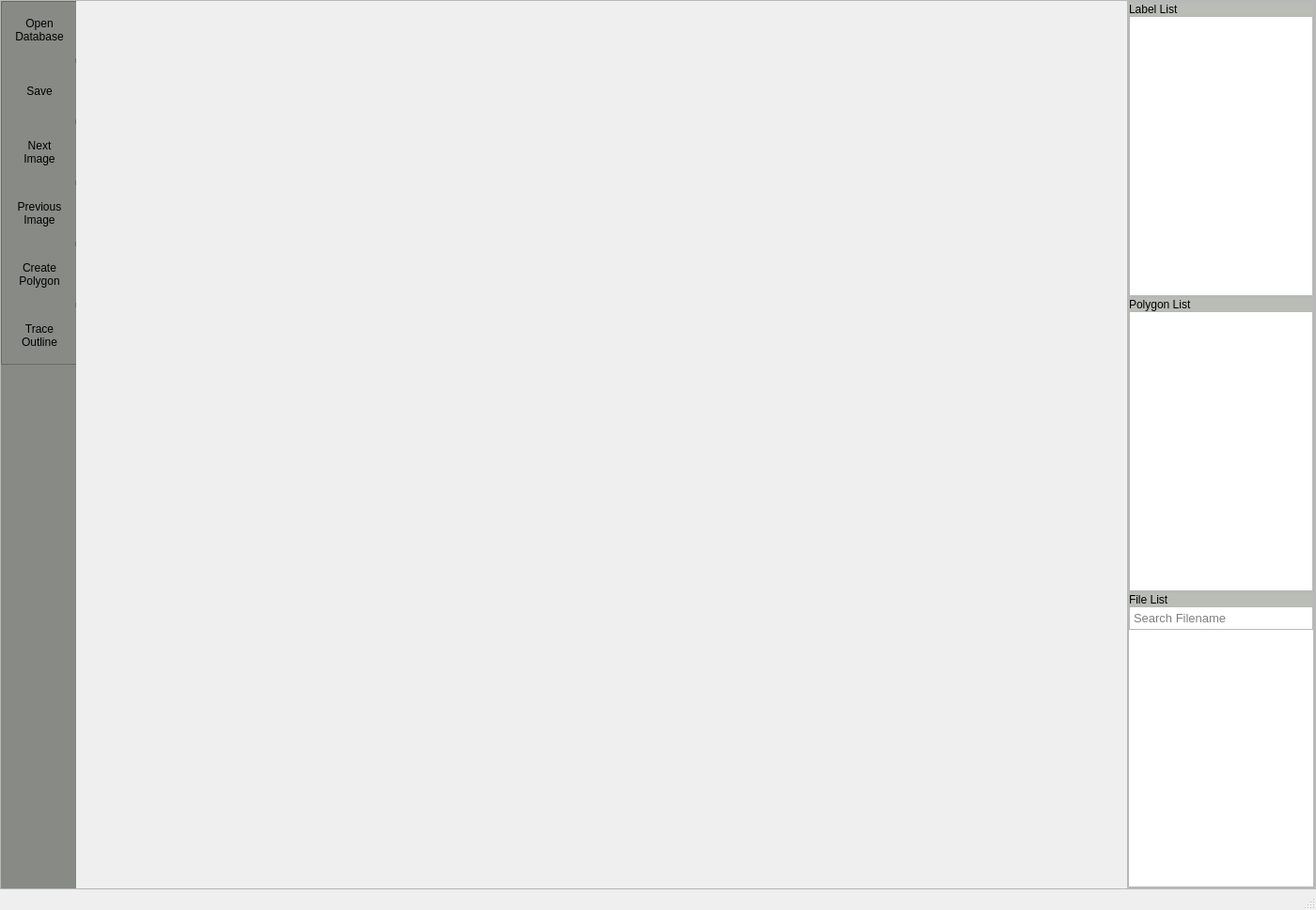
<?xml version="1.0" encoding="UTF-8"?>
<ui version="4.0">
 <class>segLabeling</class>
 <widget class="QMainWindow" name="segLabeling">
  <property name="geometry">
   <rect>
    <x>0</x>
    <y>0</y>
    <width>1400</width>
    <height>968</height>
   </rect>
  </property>
  <property name="windowTitle">
   <string>Segmentation Labeling Tool</string>
  </property>
  <property name="tabShape">
   <enum>QTabWidget::Rounded</enum>
  </property>
  <widget class="QWidget" name="centralwidget">
   <layout class="QVBoxLayout" name="verticalLayout">
    <property name="spacing">
     <number>0</number>
    </property>
    <property name="leftMargin">
     <number>0</number>
    </property>
    <property name="topMargin">
     <number>0</number>
    </property>
    <property name="rightMargin">
     <number>0</number>
    </property>
    <property name="bottomMargin">
     <number>0</number>
    </property>
    <item>
     <widget class="QFrame" name="headerFrame">
      <property name="maximumSize">
       <size>
        <width>16777215</width>
        <height>0</height>
       </size>
      </property>
      <property name="frameShape">
       <enum>QFrame::StyledPanel</enum>
      </property>
      <property name="frameShadow">
       <enum>QFrame::Raised</enum>
      </property>
     </widget>
    </item>
    <item>
     <widget class="QFrame" name="bodyFrame">
      <property name="frameShape">
       <enum>QFrame::StyledPanel</enum>
      </property>
      <property name="frameShadow">
       <enum>QFrame::Raised</enum>
      </property>
      <layout class="QHBoxLayout" name="horizontalLayout">
       <property name="spacing">
        <number>0</number>
       </property>
       <property name="leftMargin">
        <number>0</number>
       </property>
       <property name="topMargin">
        <number>0</number>
       </property>
       <property name="rightMargin">
        <number>0</number>
       </property>
       <property name="bottomMargin">
        <number>0</number>
       </property>
       <item>
        <widget class="QFrame" name="leftMenuColor">
         <property name="maximumSize">
          <size>
           <width>80</width>
           <height>16777215</height>
          </size>
         </property>
         <property name="styleSheet">
          <string notr="true">background-color: rgb(136, 138, 133);</string>
         </property>
         <property name="frameShape">
          <enum>QFrame::NoFrame</enum>
         </property>
         <property name="frameShadow">
          <enum>QFrame::Raised</enum>
         </property>
         <layout class="QVBoxLayout" name="verticalLayout_2">
          <property name="spacing">
           <number>0</number>
          </property>
          <property name="leftMargin">
           <number>0</number>
          </property>
          <property name="topMargin">
           <number>0</number>
          </property>
          <property name="rightMargin">
           <number>0</number>
          </property>
          <property name="bottomMargin">
           <number>0</number>
          </property>
          <item alignment="Qt::AlignTop">
           <widget class="QFrame" name="LefMenuFrame">
            <property name="frameShape">
             <enum>QFrame::StyledPanel</enum>
            </property>
            <property name="frameShadow">
             <enum>QFrame::Raised</enum>
            </property>
            <layout class="QVBoxLayout" name="menuButtonLayout">
             <property name="spacing">
              <number>5</number>
             </property>
             <property name="leftMargin">
              <number>0</number>
             </property>
             <property name="topMargin">
              <number>0</number>
             </property>
             <property name="rightMargin">
              <number>0</number>
             </property>
             <property name="bottomMargin">
              <number>0</number>
             </property>
             <item>
              <widget class="QToolButton" name="openDatabaseButton">
               <property name="minimumSize">
                <size>
                 <width>80</width>
                 <height>60</height>
                </size>
               </property>
               <property name="maximumSize">
                <size>
                 <width>80</width>
                 <height>60</height>
                </size>
               </property>
               <property name="text">
                <string>Open
Database</string>
               </property>
               <property name="icon">
                <iconset resource="icons.qrc">
                 <normaloff>:/icons/icons/folder.png</normaloff>:/icons/icons/folder.png</iconset>
               </property>
               <property name="iconSize">
                <size>
                 <width>20</width>
                 <height>20</height>
                </size>
               </property>
               <property name="toolButtonStyle">
                <enum>Qt::ToolButtonTextUnderIcon</enum>
               </property>
               <property name="autoRaise">
                <bool>true</bool>
               </property>
              </widget>
             </item>
             <item>
              <widget class="QToolButton" name="saveButton">
               <property name="minimumSize">
                <size>
                 <width>80</width>
                 <height>60</height>
                </size>
               </property>
               <property name="maximumSize">
                <size>
                 <width>80</width>
                 <height>60</height>
                </size>
               </property>
               <property name="text">
                <string>Save</string>
               </property>
               <property name="icon">
                <iconset>
                 <normalon>:/icons/icons/diskette.png</normalon>
                </iconset>
               </property>
               <property name="iconSize">
                <size>
                 <width>20</width>
                 <height>20</height>
                </size>
               </property>
               <property name="toolButtonStyle">
                <enum>Qt::ToolButtonTextUnderIcon</enum>
               </property>
               <property name="autoRaise">
                <bool>true</bool>
               </property>
              </widget>
             </item>
             <item>
              <widget class="QToolButton" name="nextImageButton">
               <property name="minimumSize">
                <size>
                 <width>80</width>
                 <height>60</height>
                </size>
               </property>
               <property name="maximumSize">
                <size>
                 <width>80</width>
                 <height>60</height>
                </size>
               </property>
               <property name="text">
                <string>Next
Image</string>
               </property>
               <property name="icon">
                <iconset resource="icons.qrc">
                 <normaloff>:/icons/icons/right-arrow.png</normaloff>:/icons/icons/right-arrow.png</iconset>
               </property>
               <property name="iconSize">
                <size>
                 <width>20</width>
                 <height>20</height>
                </size>
               </property>
               <property name="toolButtonStyle">
                <enum>Qt::ToolButtonTextUnderIcon</enum>
               </property>
               <property name="autoRaise">
                <bool>true</bool>
               </property>
              </widget>
             </item>
             <item>
              <widget class="QToolButton" name="prevImageButton">
               <property name="minimumSize">
                <size>
                 <width>80</width>
                 <height>60</height>
                </size>
               </property>
               <property name="maximumSize">
                <size>
                 <width>80</width>
                 <height>60</height>
                </size>
               </property>
               <property name="text">
                <string>Previous
Image</string>
               </property>
               <property name="icon">
                <iconset resource="icons.qrc">
                 <normaloff>:/icons/icons/left-arrow.png</normaloff>:/icons/icons/left-arrow.png</iconset>
               </property>
               <property name="iconSize">
                <size>
                 <width>20</width>
                 <height>20</height>
                </size>
               </property>
               <property name="toolButtonStyle">
                <enum>Qt::ToolButtonTextUnderIcon</enum>
               </property>
               <property name="autoRaise">
                <bool>true</bool>
               </property>
               <property name="arrowType">
                <enum>Qt::NoArrow</enum>
               </property>
              </widget>
             </item>
             <item>
              <widget class="QToolButton" name="createPolygonButton">
               <property name="minimumSize">
                <size>
                 <width>80</width>
                 <height>60</height>
                </size>
               </property>
               <property name="maximumSize">
                <size>
                 <width>80</width>
                 <height>60</height>
                </size>
               </property>
               <property name="text">
                <string>Create
Polygon</string>
               </property>
               <property name="icon">
                <iconset resource="icons.qrc">
                 <normaloff>:/icons/icons/vector.png</normaloff>:/icons/icons/vector.png</iconset>
               </property>
               <property name="iconSize">
                <size>
                 <width>20</width>
                 <height>20</height>
                </size>
               </property>
               <property name="toolButtonStyle">
                <enum>Qt::ToolButtonTextUnderIcon</enum>
               </property>
               <property name="autoRaise">
                <bool>true</bool>
               </property>
              </widget>
             </item>
             <item>
              <widget class="QToolButton" name="traceOutlineButton">
               <property name="minimumSize">
                <size>
                 <width>80</width>
                 <height>60</height>
                </size>
               </property>
               <property name="maximumSize">
                <size>
                 <width>80</width>
                 <height>60</height>
                </size>
               </property>
               <property name="text">
                <string>Trace
Outline</string>
               </property>
               <property name="icon">
                <iconset resource="icons.qrc">
                 <normaloff>:/icons/icons/polygonal-chain.png</normaloff>:/icons/icons/polygonal-chain.png</iconset>
               </property>
               <property name="iconSize">
                <size>
                 <width>20</width>
                 <height>20</height>
                </size>
               </property>
               <property name="toolButtonStyle">
                <enum>Qt::ToolButtonTextUnderIcon</enum>
               </property>
               <property name="autoRaise">
                <bool>true</bool>
               </property>
              </widget>
             </item>
            </layout>
           </widget>
          </item>
         </layout>
        </widget>
       </item>
       <item>
        <widget class="QFrame" name="centerFrame">
         <property name="styleSheet">
          <string notr="true">border-color: rgb(255, 255, 255);</string>
         </property>
         <property name="frameShape">
          <enum>QFrame::NoFrame</enum>
         </property>
         <property name="frameShadow">
          <enum>QFrame::Raised</enum>
         </property>
         <layout class="QVBoxLayout" name="verticalLayout_7">
          <property name="spacing">
           <number>0</number>
          </property>
          <property name="leftMargin">
           <number>0</number>
          </property>
          <property name="topMargin">
           <number>0</number>
          </property>
          <property name="rightMargin">
           <number>0</number>
          </property>
          <property name="bottomMargin">
           <number>0</number>
          </property>
          <item>
           <widget class="QLabel" name="centerImage">
            <property name="text">
             <string/>
            </property>
           </widget>
          </item>
         </layout>
        </widget>
       </item>
       <item>
        <widget class="QFrame" name="rightMenuFrame">
         <property name="maximumSize">
          <size>
           <width>200</width>
           <height>16777215</height>
          </size>
         </property>
         <property name="frameShape">
          <enum>QFrame::StyledPanel</enum>
         </property>
         <property name="frameShadow">
          <enum>QFrame::Raised</enum>
         </property>
         <layout class="QVBoxLayout" name="verticalLayout_3">
          <property name="spacing">
           <number>0</number>
          </property>
          <property name="leftMargin">
           <number>0</number>
          </property>
          <property name="topMargin">
           <number>0</number>
          </property>
          <property name="rightMargin">
           <number>0</number>
          </property>
          <property name="bottomMargin">
           <number>0</number>
          </property>
          <item>
           <widget class="QFrame" name="labelFrame">
            <property name="minimumSize">
             <size>
              <width>0</width>
              <height>300</height>
             </size>
            </property>
            <property name="frameShape">
             <enum>QFrame::StyledPanel</enum>
            </property>
            <property name="frameShadow">
             <enum>QFrame::Raised</enum>
            </property>
            <layout class="QVBoxLayout" name="verticalLayout_5">
             <property name="spacing">
              <number>0</number>
             </property>
             <property name="leftMargin">
              <number>0</number>
             </property>
             <property name="topMargin">
              <number>0</number>
             </property>
             <property name="rightMargin">
              <number>0</number>
             </property>
             <property name="bottomMargin">
              <number>0</number>
             </property>
             <item>
              <widget class="QLabel" name="labelLabel">
               <property name="styleSheet">
                <string notr="true">background-color: rgb(186, 189, 182);</string>
               </property>
               <property name="text">
                <string>Label List</string>
               </property>
              </widget>
             </item>
             <item>
              <widget class="QListWidget" name="listWidget_2">
               <property name="frameShape">
                <enum>QFrame::StyledPanel</enum>
               </property>
               <property name="frameShadow">
                <enum>QFrame::Sunken</enum>
               </property>
              </widget>
             </item>
            </layout>
           </widget>
          </item>
          <item>
           <widget class="QFrame" name="polyFrame">
            <property name="minimumSize">
             <size>
              <width>0</width>
              <height>300</height>
             </size>
            </property>
            <property name="frameShape">
             <enum>QFrame::StyledPanel</enum>
            </property>
            <property name="frameShadow">
             <enum>QFrame::Raised</enum>
            </property>
            <layout class="QVBoxLayout" name="verticalLayout_6">
             <property name="spacing">
              <number>0</number>
             </property>
             <property name="leftMargin">
              <number>0</number>
             </property>
             <property name="topMargin">
              <number>0</number>
             </property>
             <property name="rightMargin">
              <number>0</number>
             </property>
             <property name="bottomMargin">
              <number>0</number>
             </property>
             <item>
              <widget class="QLabel" name="polyLabel">
               <property name="styleSheet">
                <string notr="true">background-color: rgb(186, 189, 182);</string>
               </property>
               <property name="text">
                <string>Polygon List</string>
               </property>
              </widget>
             </item>
             <item>
              <widget class="QListWidget" name="polyList">
               <property name="frameShape">
                <enum>QFrame::StyledPanel</enum>
               </property>
              </widget>
             </item>
            </layout>
           </widget>
          </item>
          <item>
           <widget class="QFrame" name="fileFrame">
            <property name="minimumSize">
             <size>
              <width>0</width>
              <height>300</height>
             </size>
            </property>
            <property name="frameShape">
             <enum>QFrame::StyledPanel</enum>
            </property>
            <property name="frameShadow">
             <enum>QFrame::Raised</enum>
            </property>
            <layout class="QVBoxLayout" name="verticalLayout_4">
             <property name="spacing">
              <number>0</number>
             </property>
             <property name="leftMargin">
              <number>0</number>
             </property>
             <property name="topMargin">
              <number>0</number>
             </property>
             <property name="rightMargin">
              <number>0</number>
             </property>
             <property name="bottomMargin">
              <number>0</number>
             </property>
             <item>
              <widget class="QLabel" name="fileLabel">
               <property name="styleSheet">
                <string notr="true">background-color: rgb(186, 189, 182);</string>
               </property>
               <property name="text">
                <string>File List</string>
               </property>
              </widget>
             </item>
             <item>
              <widget class="QTextEdit" name="fileSearch">
               <property name="sizePolicy">
                <sizepolicy hsizetype="Fixed" vsizetype="Fixed">
                 <horstretch>0</horstretch>
                 <verstretch>0</verstretch>
                </sizepolicy>
               </property>
               <property name="maximumSize">
                <size>
                 <width>16777215</width>
                 <height>25</height>
                </size>
               </property>
               <property name="font">
                <font>
                 <pointsize>10</pointsize>
                 <kerning>true</kerning>
                </font>
               </property>
               <property name="frameShadow">
                <enum>QFrame::Sunken</enum>
               </property>
               <property name="lineWidth">
                <number>0</number>
               </property>
               <property name="verticalScrollBarPolicy">
                <enum>Qt::ScrollBarAlwaysOff</enum>
               </property>
               <property name="horizontalScrollBarPolicy">
                <enum>Qt::ScrollBarAlwaysOff</enum>
               </property>
               <property name="cursorWidth">
                <number>1</number>
               </property>
               <property name="placeholderText">
                <string notr="true">Search Filename</string>
               </property>
              </widget>
             </item>
             <item>
              <widget class="QListView" name="fileList">
               <property name="frameShape">
                <enum>QFrame::NoFrame</enum>
               </property>
              </widget>
             </item>
            </layout>
           </widget>
          </item>
         </layout>
        </widget>
       </item>
      </layout>
     </widget>
    </item>
    <item>
     <widget class="QFrame" name="footerFrame">
      <property name="maximumSize">
       <size>
        <width>16777215</width>
        <height>0</height>
       </size>
      </property>
      <property name="frameShape">
       <enum>QFrame::StyledPanel</enum>
      </property>
      <property name="frameShadow">
       <enum>QFrame::Raised</enum>
      </property>
     </widget>
    </item>
   </layout>
  </widget>
  <widget class="QMenuBar" name="menubar">
   <property name="geometry">
    <rect>
     <x>0</x>
     <y>0</y>
     <width>1400</width>
     <height>22</height>
    </rect>
   </property>
  </widget>
  <widget class="QStatusBar" name="statusbar"/>
 </widget>
 <resources>
  <include location="icons.qrc"/>
 </resources>
 <connections/>
</ui>
